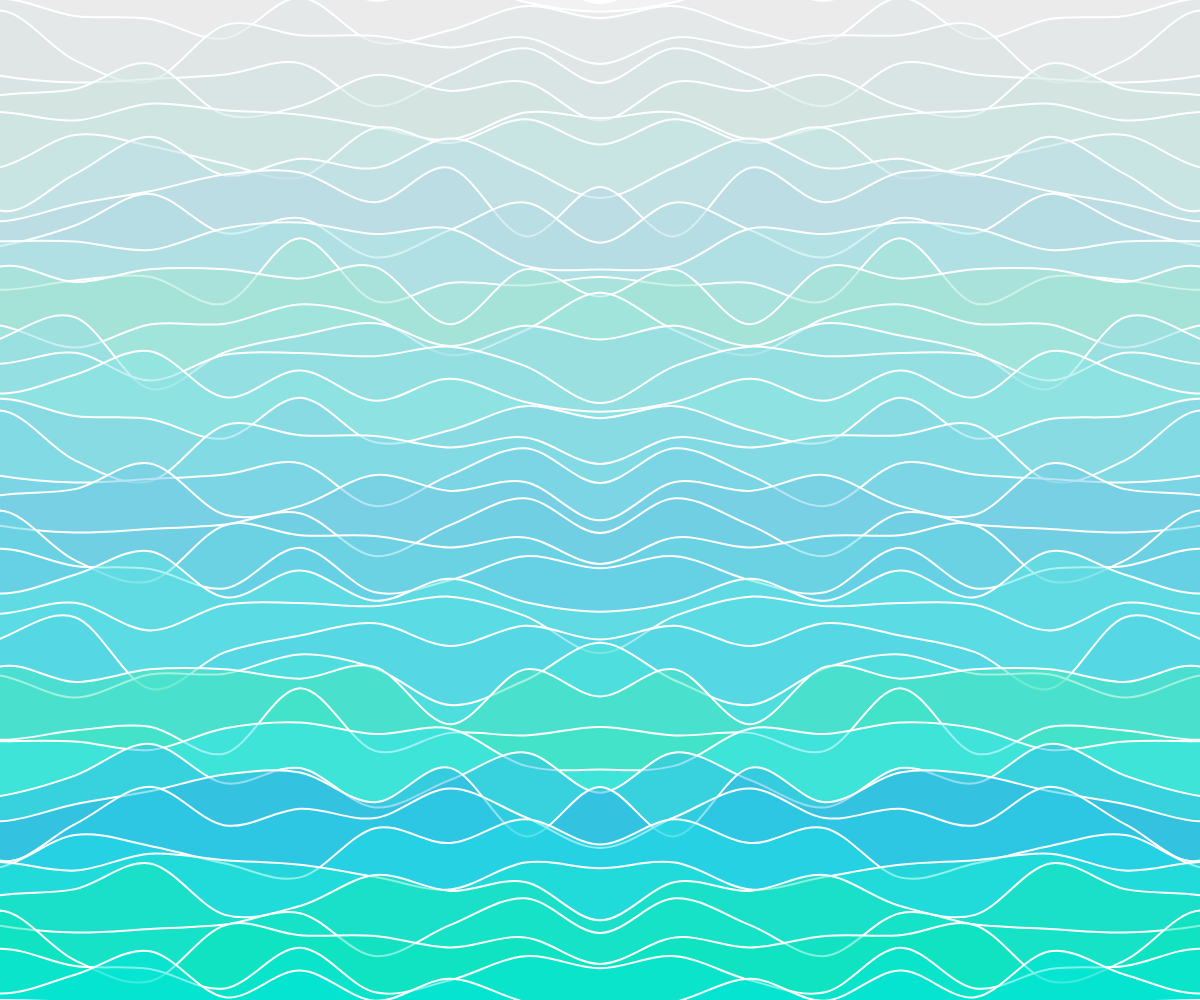
Frame 1 (no input)
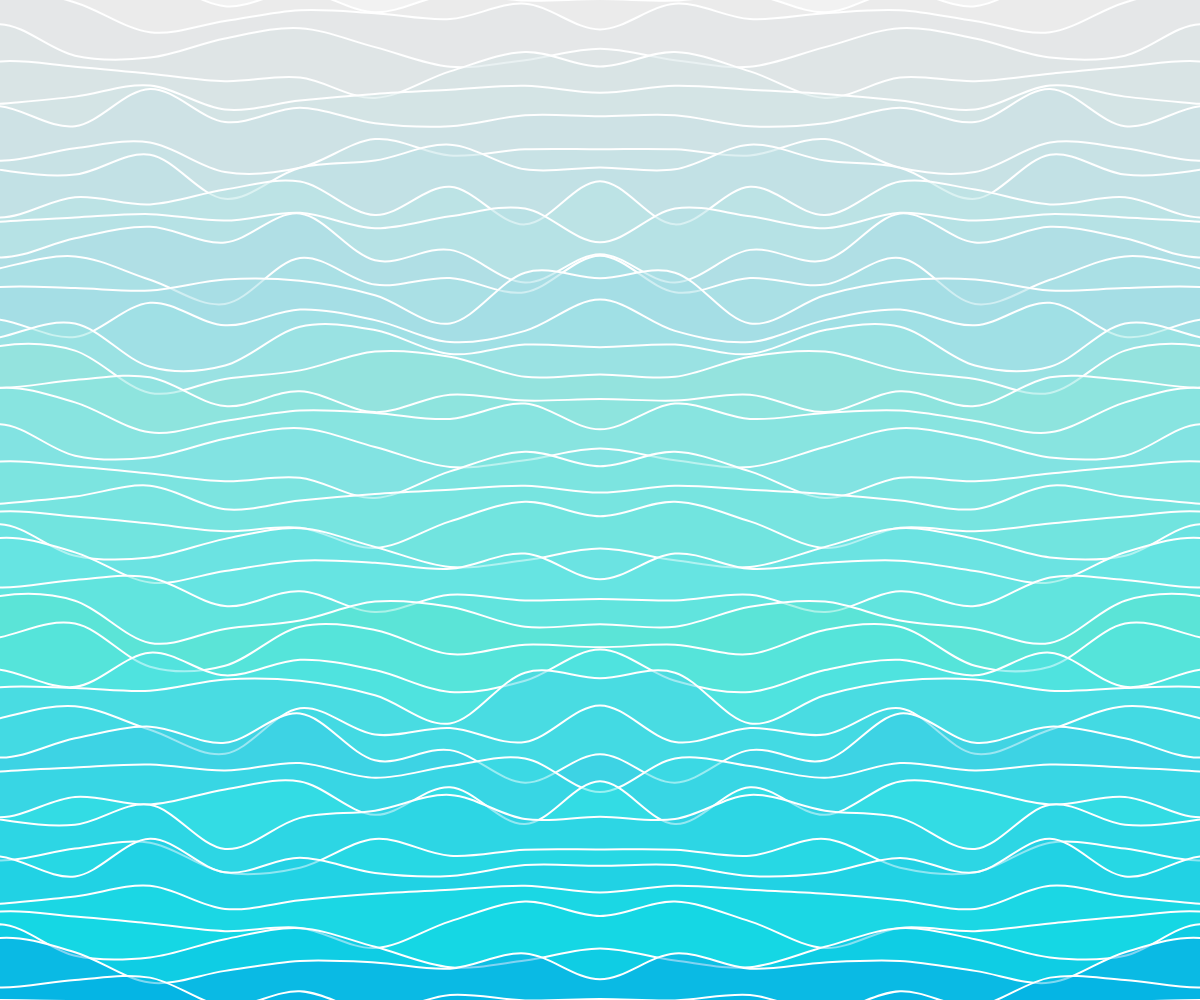
Frame 60 (no input)
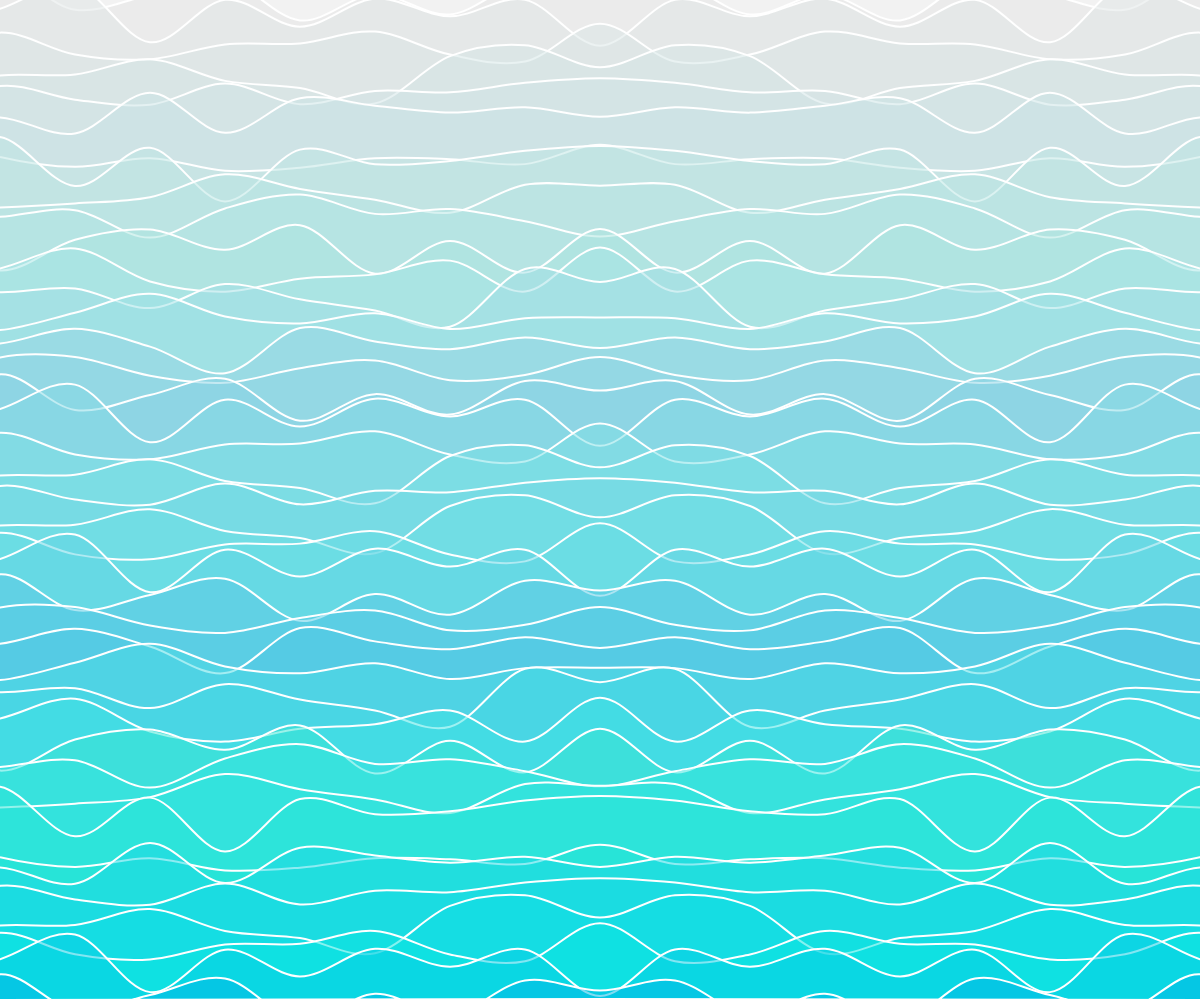
Frame 120 (the mouse pressed at the canvas centre since frame 60)

The p5.js sketch that drew these frames (run headless with seeded random() and noise() and a simulated clock; from frame 60 on, the mouse is pressed at the canvas centre):

// p5.js sketch
// ── sketch.js
var resX = 75
var resY = 25

function setup() {
    createCanvas(windowWidth, windowHeight)
    colorMode(HSB,360,100,100,100)
   pixelDensity(1)
    cpt = 0
    steps = 0.000005;


}

function draw() {
    push()
    translate(width/2, height/2)
    background(0,0,250)
    strokeWeight(2)
    stroke(255)


    for (var j = -height/2 -resY; j <= height/2; j += resY ){
        beginShape();
        fill( 160 + noise(frameCount/50,j /100) *50, 50 + j/10, 90,50)
         for (var i = -width/2- resX; i <= width/2 +resX*2; i += resX ){

             cpt+= (noise(j/height*2, i /width*2) +1) * steps;
            curveVertex (i, j + (noise(cpt, i,j )-0.5)*resX*1.6)  /*i+resX,j+ (noise(cpt, i+resX,j )-0.5)*resX*2)*/

         }
        vertex(width/2, height/2);
        vertex(-width/2, height/2)

        endShape(CLOSE)
    }
  pop()
}




function windowResized() {
    resizeCanvas(windowWidth, windowHeight)
}
